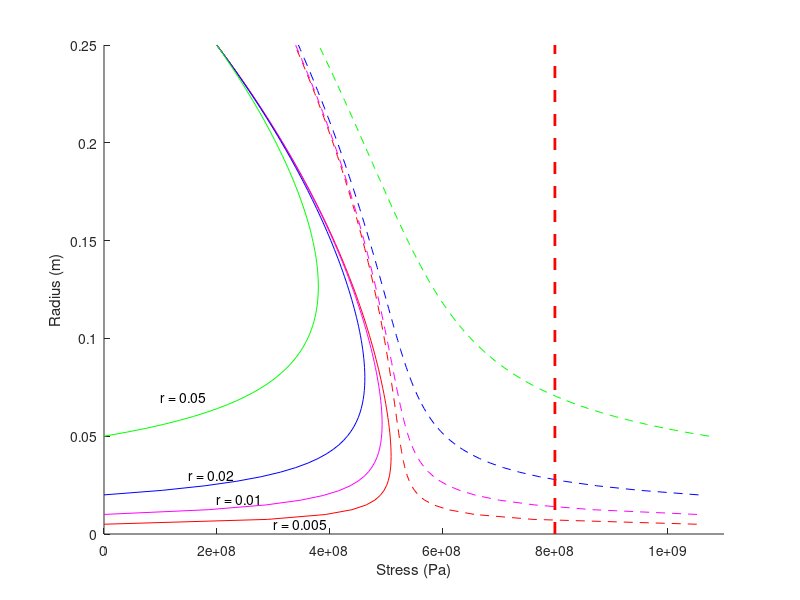

MATLAB code to generate this figure:
clear all;
close all;

global rho = 8000;
global nu = 0.3;
global Ra = 0.25;
global omega = 1256.63706; # Radian per second
global sigma_a = 200e6;

function sigma = uniform_stress_equation_radical(r, R0)
  global rho nu Ra omega sigma_a;
  sigma = (3 + nu)/8 .* rho .* (omega.^2) .* ...
    ((Ra.^2) + (R0.^2) - (Ra.^2).*(R0.^2)./(r.^2) - (r.^2)) +...
    sigma_a .* (Ra.^2 .* (r.^2 - R0.^2)) ./ (r.^2 .* (Ra.^2 - R0.^2));
endfunction

function sigma = uniform_stress_equation_tangent(r, R0)
  global rho nu Ra omega sigma_a;
  sigma = (3 + nu)/8 .* rho .* (omega.^2) .* ...
    ((Ra.^2) + (R0.^2) + (Ra.^2).*(R0.^2)./(r.^2) - (1+3*nu)/(3+nu).*(r.^2)) +...
    sigma_a .* (Ra.^2 .* (r.^2 + R0.^2)) ./ (r.^2 .* (Ra.^2 - R0.^2));
endfunction


R = linspace(0.005, Ra, 100);
radical = uniform_stress_equation_radical(R, 0.005);
tangent = uniform_stress_equation_tangent(R, 0.005);
hold on;
plot(radical, R, 'r-');
plot(tangent, R, 'r--');
text(3e8, 0.005, 'r = 0.005')

R = linspace(0.01, Ra, 100);
radical = uniform_stress_equation_radical(R, 0.01);
tangent = uniform_stress_equation_tangent(R, 0.01);
plot(radical, R, 'm-');
plot(tangent, R, 'm--');
text(2e8, 0.018, 'r = 0.01')

R = linspace(0.02, Ra, 100);
radical = uniform_stress_equation_radical(R, 0.02);
tangent = uniform_stress_equation_tangent(R, 0.02);
plot(radical, R, 'b-');
plot(tangent, R, 'b--');
text(1.5e8, 0.03, 'r = 0.02')

R = linspace(0.05, Ra, 100);
radical = uniform_stress_equation_radical(R, 0.05);
tangent = uniform_stress_equation_tangent(R, 0.05);
plot(radical, R, 'g-');
plot(tangent, R, 'g--');
text(1e8, 0.07, 'r = 0.05')

line([800e6 800e6], ylim, "linestyle", "--", 'color', 'red', 'linewidth', 2);
xlim([0 1100e6]);
xlabel('Stress (Pa)');
ylabel('Radius (m)');
print -depsc2 'part-2-question-2.eps'

